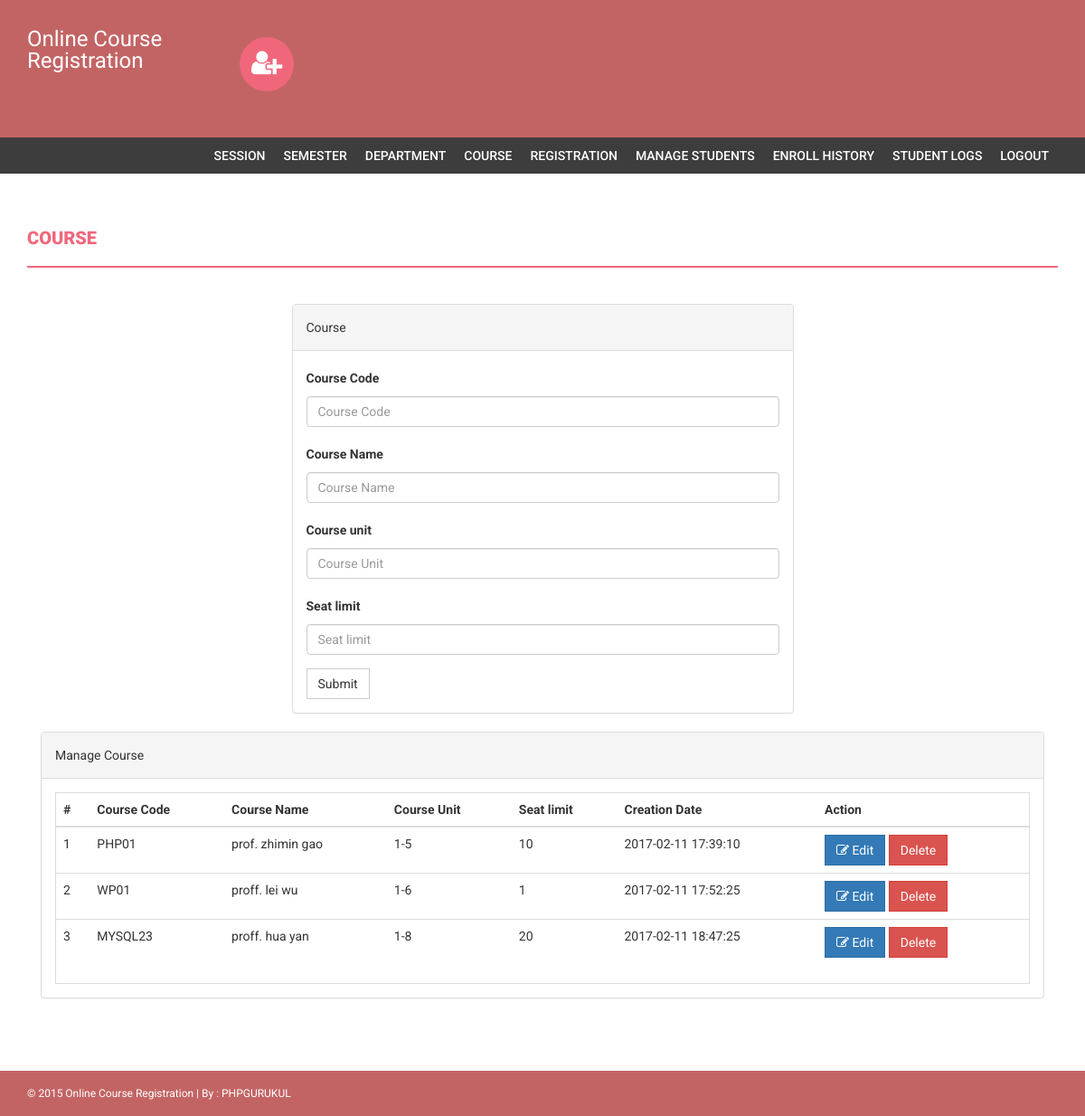
Page /admin/course.php (signed in) on the committed database.
### tables this page shows
CREATE TABLE `course` (
  `id` int NOT NULL,
  `courseCode` varchar(255) DEFAULT NULL,
  `courseName` varchar(255) DEFAULT NULL,
  `courseUnit` varchar(255) DEFAULT NULL,
  `noofSeats` int DEFAULT NULL,
  `creationDate` timestamp NULL DEFAULT CURRENT_TIMESTAMP,
  `updationDate` varchar(255) DEFAULT NULL
);

### admin/course.php (the view, shortened to what this page needs)
<?php
if(strlen($_SESSION['alogin'])==0)
    {
header('location:index.php');
}
else{
?>
<!DOCTYPE html>
<html xmlns="http://www.w3.org/1999/xhtml">
<head>
    <link href="assets/css/bootstrap.css" rel="stylesheet" />
    <link href="assets/css/font-awesome.css" rel="stylesheet" />
    <link href="assets/css/style.css" rel="stylesheet" />
</head>
<body>
<?php include('includes/header.php');?>
<?php if($_SESSION['alogin']!="")
{
 include('includes/menubar.php');
}
 ?>
    <div class="content-wrapper">
        <div class="container">
              <div class="row">
                    <div class="col-md-12">
                        <h1 class="page-head-line">Course  </h1>
                    </div>
                </div>
                <div class="row" >
                  <div class="col-md-3"></div>
                    <div class="col-md-6">
                        <div class="panel panel-default">
                        <div class="panel-heading">
                           Course
                        </div>
                        <div class="panel-body">
                       <form name="dept" method="post">
   <div class="form-group">
    <label for="coursecode">Course Code  </label>
    <input type="text" class="form-control" id="coursecode" name="coursecode" placeholder="Course Code" required />
  </div>
 <div class="form-group">
    <label for="coursename">Course Name  </label>
    <input type="text" class="form-control" id="coursename" name="coursename" placeholder="Course Name" required />
  </div>
<div class="form-group">
    <label for="courseunit">Course unit  </label>
    <input type="text" class="form-control" id="courseunit" name="courseunit" placeholder="Course Unit" required />
  </div>
<div class="form-group">
    <label for="seatlimit">Seat limit  </label>
    <input type="text" class="form-control" id="seatlimit" name="seatlimit" placeholder="Seat limit" required />
  </div>
 <button type="submit" name="submit" class="btn btn-default">Submit</button>
</form>
                            </div>
                            </div>
                    </div>
                </div>
                <div class="col-md-12">
                    <div class="panel panel-default">
                        <div class="panel-heading">
                            Manage Course
                        </div>
                        <div class="panel-body">
                            <div class="table-responsive table-bordered">
                                <table class="table">
                                    <thead>
                                        <tr>
                                            <th>#</th>
                                            <th>Course Code</th>
                                            <th>Course Name </th>
                                            <th>Course Unit</th>
                                            <th>Seat limit</th>
                                             <th>Creation Date</th>
                                             <th>Action</th>
                                        </tr>
                                    </thead>
                                    <tbody>
<?php
$sql=mysqli_query($con,"select * from course");
$cnt=1;
while($row=mysqli_fetch_array($sql))
{
?>
                                        <tr>
                                            <td><?php echo $cnt;?></td>
                                            <td><?php echo htmlentities($row['courseCode']);?></td>
                                            <td><?php echo htmlentities($row['courseName']);?></td>
                                            <td><?php echo htmlentities($row['courseUnit']);?></td>
                                             <td><?php echo htmlentities($row['noofSeats']);?></td>
                                            <td><?php echo htmlentities($row['creationDate']);?></td>
                                            <td>
                                            <a href="edit-course.php?id=<?php echo $row['id']?>">
<button class="btn btn-primary"><i class="fa fa-edit "></i> Edit</button> </a>
  <a href="course.php?id=<?php echo $row['id']?>&del=delete" onClick="return confirm('Are you sure you want to delete?')">
                                            <button class="btn btn-danger">Delete</button>
</a>
                                            </td>
                                        </tr>
<?php
$cnt++;
} ?>
                                    </tbody>
                                </table>
                            </div>
                        </div>
                    </div>
                </div>
            </div>
        </div>
  <?php include('includes/footer.php');?>
</body>
</html>
<?php } ?>

### admin/assets/css/style.css (style rules this page uses)
body { font-family: 'Roboto', sans-serif; line-height: 30px; }
.content-wrapper { margin-top: 40px; min-height: 600px; padding-bottom: 60px; }
.page-head-line { font-weight: 900; padding-bottom: 20px; border-bottom: 2px solid #F0677C; text-transform: uppercase; color: #F0677C; font-size: 20px; margin-bottom: 40px; }
.btn { border-radius: 0px; -webkit-border-radius: 0px; -moz-border-radius: 0px; }

### rows in the picture
course: courseCode "PHP01", courseName "prof. zhimin gao", courseUnit "1-5", noofSeats "10", creationDate "2017-02-11 17:39:10"
course: courseCode "WP01", courseName "proff. lei wu", courseUnit "1-6", noofSeats "1", creationDate "2017-02-11 17:52:25"
course: courseCode "MYSQL23", courseName "proff. hua yan", courseUnit "1-8", noofSeats "20", creationDate "2017-02-11 18:47:25"
